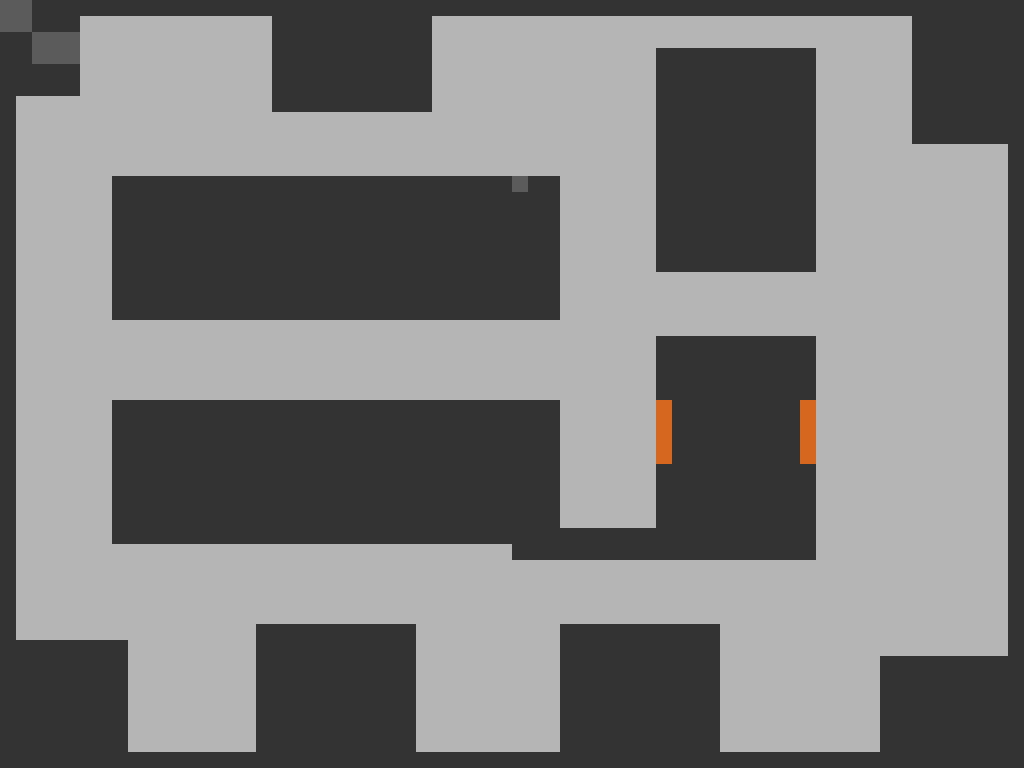

A level layout from a 2D game, rendered from its tile map. Below: a short description, then the map file with tile-grid data replaced by summaries:
An orthogonal 64x48 tile map with 16x16 px tiles, 2 tile layers (Tile Layer 1, Tile Layer 2), 2 tilesets and 21 objects (10x Location, 9x Actor, 2x Door).

<map version="1.0" orientation="orthogonal" width="64" height="48" tilewidth="16" tileheight="16">
 <tileset firstgid="1" name="tileset-2" tilewidth="16" tileheight="16">
  <image source="tileset-2.png" width="48" height="64" />
 </tileset>
 <tileset firstgid="13" name="tileset-3" tilewidth="16" tileheight="16">
  <image source="tileset-3.png" width="48" height="64" />
 </tileset>
 <layer name="Tile Layer 1" width="64" height="48">
  <properties>
   <property name="test1" value="123" />
   <property name="type" value="visual" />
  </properties>
  <data>[3072 cells, 3072 non-empty, 3 distinct tile ids]</data>
 </layer>
 <objectgroup name="All Missions" width="64" height="48">
  <properties>
   <property name="AllMissions" value="True" />
  </properties>
  <object name="shop-west" type="Location" gid="7" x="640" y="435" />
  <object name="shop-east" type="Location" gid="7" x="818" y="434" />
  <object name="TestDoor1" type="Door" x="658" y="404" width="11" height="57">
   <properties>
    <property name="leads_to" value="world-5" />
    <property name="location" value="shop-west" />
   </properties>
  </object>
  <object name="TestDoor2" type="Door" x="803" y="404" width="11" height="57">
   <properties>
    <property name="leads_to" value="world-5" />
    <property name="location" value="shop-east" />
   </properties>
  </object>
 </objectgroup>
 <objectgroup name="Mission1a" width="64" height="48">
  <properties>
   <property name="Mission1a" value="True" />
  </properties>
  <object name="station-one" type="Actor" gid="10" x="341" y="153">
   <properties>
    <property name="cls" value="Agent" />
    <property name="look_direction" value="-90" />
    <property name="look_movement" value="0.5" />
    <property name="look_pause" value="1" />
    <property name="look_range" value="90" />
    <property name="motion" value="station" />
    <property name="sprite" value="agent" />
   </properties>
  </object>
  <object name="start" type="Location" x="599" y="504" />
  <object name="SouthPatrol-a" type="Actor" gid="3" x="356" y="571">
   <properties>
    <property name="cls" value="Agent" />
    <property name="motion" value="patrol" />
    <property name="patrol" value="south" />
    <property name="sprite" value="agent" />
   </properties>
  </object>
  <object name="station-one" type="Actor" gid="10" x="147" y="367">
   <properties>
    <property name="cls" value="Agent" />
    <property name="look_direction" value="180" />
    <property name="look_movement" value="2" />
    <property name="look_pause" value="2" />
    <property name="look_range" value="45" />
    <property name="motion" value="station" />
    <property name="sprite" value="agent" />
   </properties>
  </object>
  <object name="EastPatrol-a" type="Actor" gid="3" x="884" y="490">
   <properties>
    <property name="cls" value="Agent" />
    <property name="motion" value="patrol" />
    <property name="patrol" value="east" />
    <property name="sprite" value="agent" />
   </properties>
  </object>
  <object name="a1" type="Location" gid="7" x="885" y="439">
   <properties>
    <property name="index" value="1" />
    <property name="patrol" value="east" />
   </properties>
  </object>
  <object name="a1" type="Location" gid="7" x="951" y="198">
   <properties>
    <property name="index" value="3" />
    <property name="patrol" value="east" />
   </properties>
  </object>
  <object name="a1" type="Location" gid="7" x="801" y="713">
   <properties>
    <property name="index" value="2" />
    <property name="patrol" value="east" />
   </properties>
  </object>
  <object name="a1" type="Location" gid="7" x="401" y="571">
   <properties>
    <property name="index" value="1" />
    <property name="patrol" value="south" />
   </properties>
  </object>
  <object name="a1" type="Location" gid="7" x="478" y="710">
   <properties>
    <property name="index" value="2" />
    <property name="patrol" value="south" />
   </properties>
  </object>
  <object name="a1" type="Location" gid="7" x="170" y="711">
   <properties>
    <property name="index" value="3" />
    <property name="patrol" value="south" />
   </properties>
  </object>
  <object name="EastPatrol-a" type="Actor" gid="3" x="936" y="252">
   <properties>
    <property name="cls" value="Agent" />
    <property name="motion" value="patrol" />
    <property name="patrol" value="east" />
    <property name="sprite" value="agent" />
   </properties>
  </object>
  <object name="SouthPatrol-a" type="Actor" gid="3" x="176" y="658">
   <properties>
    <property name="cls" value="Agent" />
    <property name="motion" value="patrol" />
    <property name="patrol" value="south" />
    <property name="sprite" value="agent" />
   </properties>
  </object>
  <object name="SouthPatrol-a" type="Actor" gid="3" x="471" y="659">
   <properties>
    <property name="cls" value="Agent" />
    <property name="motion" value="patrol" />
    <property name="patrol" value="south" />
    <property name="sprite" value="agent" />
   </properties>
  </object>
  <object name="Bob" type="Actor" gid="5" x="570" y="234">
   <properties>
    <property name="cls" value="SuperSecretAgent" />
    <property name="look_direction" value="0" />
    <property name="look_movement" value="0.2" />
    <property name="look_pause" value="3" />
    <property name="look_range" value="45" />
    <property name="motion" value="station" />
    <property name="sprite" value="talker" />
   </properties>
  </object>
 </objectgroup>
 <objectgroup name="Mission1b" width="64" height="48">
  <properties>
   <property name="Mission1b" value="True" />
  </properties>
  <object name="start" type="Location" x="608" y="206" width="18" height="19" />
  <object name="Bob" type="Actor" gid="5" x="446" y="369">
   <properties>
    <property name="cls" value="SuperSecretAgent" />
    <property name="look_direction" value="0" />
    <property name="look_movement" value="0.2" />
    <property name="look_pause" value="3" />
    <property name="look_range" value="45" />
    <property name="motion" value="station" />
    <property name="sprite" value="talker" />
   </properties>
  </object>
 </objectgroup>
 <layer name="Tile Layer 2" width="64" height="48" opacity="0.31">
  <properties>
   <property name="test1" value="456" />
   <property name="test2" value="hello" />
   <property name="type" value="movement" />
  </properties>
  <data>[3072 cells, 52 non-empty, 1 distinct tile ids]</data>
 </layer>
</map>
